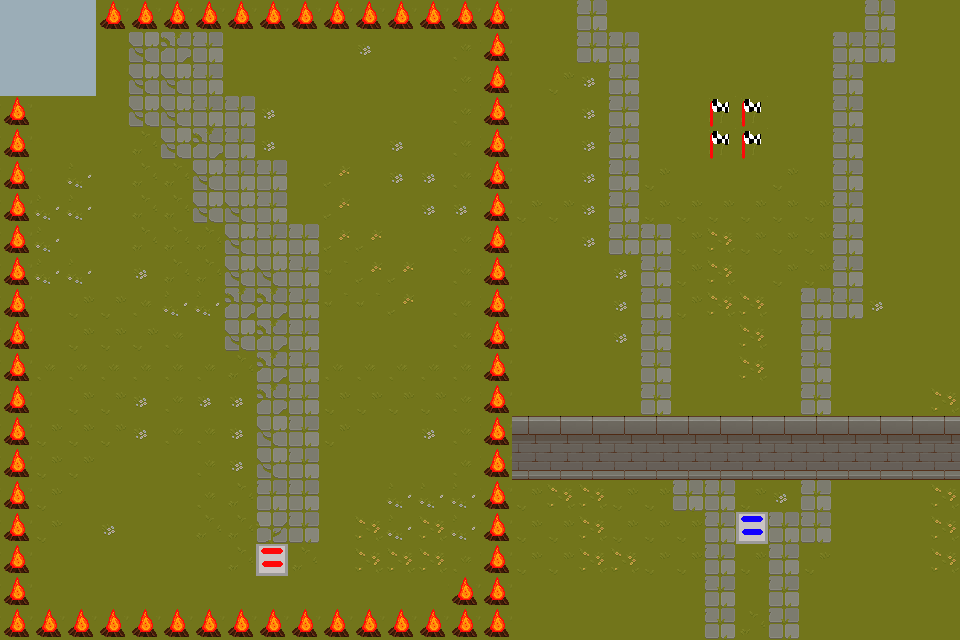

Below is a game level as drawn by its tile map, then a one-line description and the .tmx file that defines it, in full:
An orthogonal 30x20 tile map with 32x32 px tiles, 2 tile layers (Tile Layer 1, Tile Layer 2), 3 tilesets.

<map version="1.10" tiledversion="1.12.2" orientation="orthogonal" renderorder="right-down" width="30" height="20" tilewidth="32" tileheight="32" infinite="0" nextlayerid="7" nextobjectid="29">
 <tileset firstgid="1" source="TX Tileset Grass.tsx" />
 <tileset firstgid="65" source="TX Tileset Wall.tsx" />
 <tileset firstgid="321" source="1st_TileSet.tsx" />
 <layer id="1" name="Tile Layer 1" width="30" height="20">
  <data encoding="csv">
334,334,334,334,334,334,334,334,334,334,334,334,334,334,334,334,1,1,34,1,1,1,1,1,1,1,1,34,1,1,
334,1,1,1,49,50,34,1,1,1,1,13,1,1,19,334,1,1,34,34,1,1,1,1,1,1,34,34,1,1,
334,1,1,1,49,49,34,1,1,1,1,1,1,1,19,334,1,10,13,34,1,1,1,1,1,1,34,1,1,1,
334,1,1,1,49,49,34,34,13,1,1,1,1,1,19,334,1,1,13,34,1,1,335,335,1,1,34,1,1,1,
334,1,1,1,18,49,50,34,13,1,1,1,13,1,19,334,1,1,13,34,1,1,335,335,1,1,34,1,1,1,
334,1,29,1,18,18,49,34,34,1,15,1,13,13,19,334,1,1,13,34,10,1,1,1,10,1,34,1,1,1,
334,29,29,1,18,18,49,49,34,1,15,1,1,13,13,334,10,10,13,34,10,10,10,10,10,10,34,1,1,1,
334,29,1,1,18,18,18,49,34,34,15,15,1,1,19,334,1,1,13,34,34,10,30,10,10,10,34,1,1,1,
334,29,29,1,13,18,18,49,49,34,3,15,15,1,19,334,1,1,1,13,34,10,30,1,10,10,34,1,1,1,
334,1,10,10,19,29,29,50,50,34,3,3,15,1,19,334,1,1,1,13,34,10,30,30,1,34,34,13,1,1,
334,1,10,10,10,19,1,49,50,34,1,1,1,1,19,334,1,1,1,13,34,1,1,30,1,34,1,1,1,1,
334,19,19,19,19,19,19,18,50,34,19,19,19,19,19,334,1,1,1,1,34,1,1,30,1,34,1,1,1,1,
334,1,10,10,13,19,13,13,50,34,10,10,10,10,19,334,1,1,1,1,34,1,1,1,1,34,1,1,1,30,
334,10,10,10,13,19,19,13,49,34,10,1,1,13,19,334,115,115,115,115,115,115,115,115,115,115,115,115,115,115,
334,10,10,1,1,1,19,13,49,34,1,1,1,1,19,334,131,131,131,131,131,131,131,131,131,131,131,131,131,131,
334,10,1,1,1,1,19,18,34,34,1,1,29,29,29,334,10,30,30,10,10,34,34,10,13,34,1,1,1,30,
334,10,1,13,1,1,18,18,42,34,1,30,29,30,29,334,10,10,30,10,10,10,34,330,34,34,1,1,1,30,
334,1,1,1,1,1,1,18,331,18,1,30,30,30,19,334,10,10,30,30,10,10,34,10,34,10,1,1,1,30,
334,1,1,1,1,1,1,1,1,1,1,1,1,1,334,334,1,1,1,1,1,1,34,1,34,1,1,1,1,1,
334,334,334,334,334,334,334,334,334,334,334,334,334,334,334,334,1,1,1,1,1,1,34,18,34,1,1,1,1,1
</data>
 </layer>
 <layer id="5" name="Tile Layer 2" width="30" height="20">
  <data encoding="csv">
326,326,326,0,0,0,0,0,0,0,0,0,0,0,0,0,0,0,0,0,0,0,0,0,0,0,0,0,0,0,
326,326,326,0,0,0,0,0,0,0,0,0,0,0,0,0,0,0,0,0,0,0,0,0,0,0,0,0,0,0,
326,326,326,0,0,0,0,0,0,0,0,0,0,0,0,0,0,0,0,0,0,0,0,0,0,0,0,0,0,0,
0,0,0,0,0,0,0,0,0,0,0,0,0,0,0,0,0,0,0,0,0,0,0,0,0,0,0,0,0,0,
0,0,0,0,0,0,0,0,0,0,0,0,0,0,0,0,0,0,0,0,0,0,0,0,0,0,0,0,0,0,
0,0,0,0,0,0,0,0,0,0,0,0,0,0,0,0,0,0,0,0,0,0,0,0,0,0,0,0,0,0,
0,0,0,0,0,0,0,0,0,0,0,0,0,0,0,0,0,0,0,0,0,0,0,0,0,0,0,0,0,0,
0,0,0,0,0,0,0,0,0,0,0,0,0,0,0,0,0,0,0,0,0,0,0,0,0,0,0,0,0,0,
0,0,0,0,0,0,0,0,0,0,0,0,0,0,0,0,0,0,0,0,0,0,0,0,0,0,0,0,0,0,
0,0,0,0,0,0,0,0,0,0,0,0,0,0,0,0,0,0,0,0,0,0,0,0,0,0,0,0,0,0,
0,0,0,0,0,0,0,0,0,0,0,0,0,0,0,0,0,0,0,0,0,0,0,0,0,0,0,0,0,0,
0,0,0,0,0,0,0,0,0,0,0,0,0,0,0,0,0,0,0,0,0,0,0,0,0,0,0,0,0,0,
0,0,0,0,0,0,0,0,0,0,0,0,0,0,0,0,0,0,0,0,0,0,0,0,0,0,0,0,0,0,
0,0,0,0,0,0,0,0,0,0,0,0,0,0,0,0,0,0,0,0,0,0,0,0,0,0,0,0,0,0,
0,0,0,0,0,0,0,0,0,0,0,0,0,0,0,0,0,0,0,0,0,0,0,0,0,0,0,0,0,0,
0,0,0,0,0,0,0,0,0,0,0,0,0,0,0,0,0,0,0,0,0,0,0,0,0,0,0,0,0,0,
0,0,0,0,0,0,0,0,0,0,0,0,0,0,0,0,0,0,0,0,0,0,0,0,0,0,0,0,0,0,
0,0,0,0,0,0,0,0,0,0,0,0,0,0,0,0,0,0,0,0,0,0,0,0,0,0,0,0,0,0,
0,0,0,0,0,0,0,0,0,0,0,0,0,0,0,0,0,0,0,0,0,0,0,0,0,0,0,0,0,0,
0,0,0,0,0,0,0,0,0,0,0,0,0,0,0,0,0,0,0,0,0,0,0,0,0,0,0,0,0,0
</data>
 </layer>
</map>
